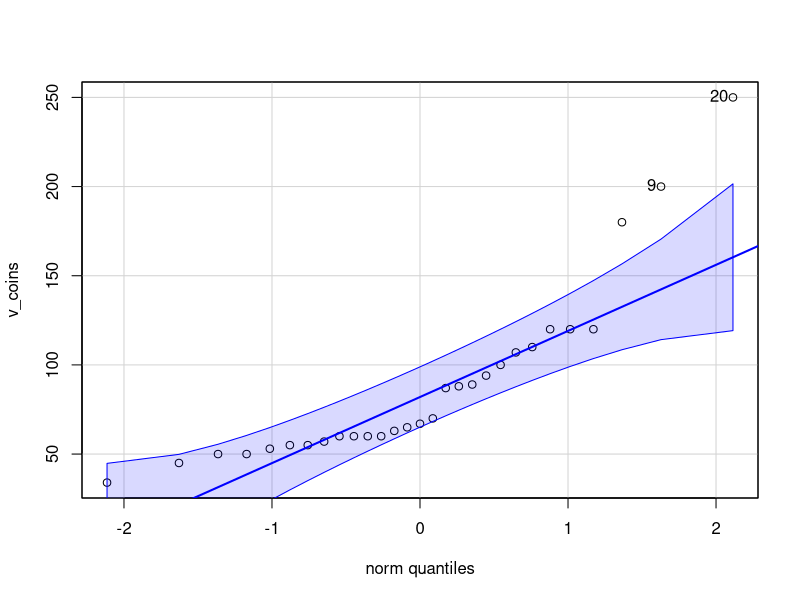
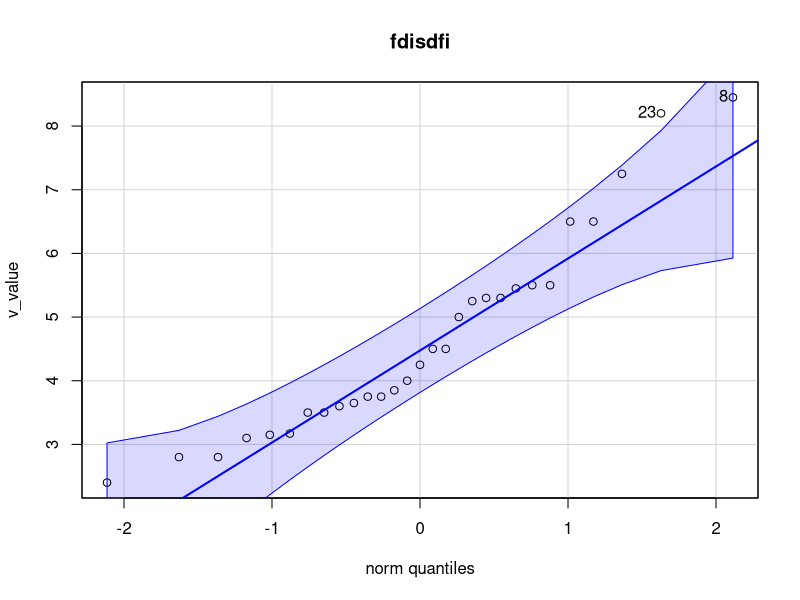
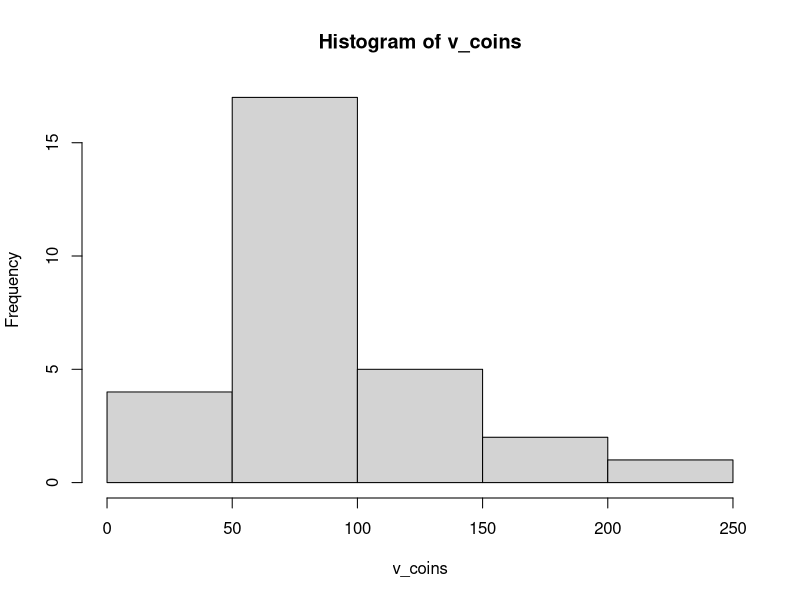
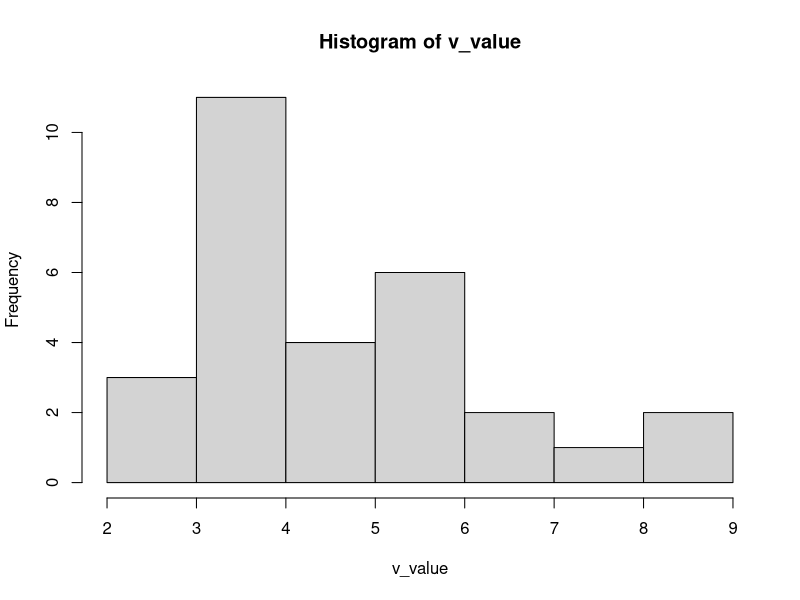

Recreate these plots in R, in order.
  if (!require(readr, quietly = TRUE)){
    install.packages("readr")
  }
  if (!require(car, quietly = TRUE)){
    install.packages("car")
  }
  if (!require(lmtest, quietly = TRUE)){
    install.packages("lmtest")
  }
  
  v_data = readr::read_csv('data.csv')
  v_coins = v_data$coins
  v_value = v_data$value
  
  
  ###
  v_coins.mean = mean(v_coins)
  v_coins.sd = sd(v_coins)
  v_coins.rsd = sd(v_coins)/mean(v_coins)
  n = length(v_coins)
  v_value.mean = mean(v_value)
  v_value.sd = sd(v_value)
  v_value.rsd = sd(v_value)/mean(v_value)
  
  ## normality assumption
  qqPlot(v_coins)
  qqPlot(v_value)
  title("fdisdfi")
  
  hist(v_coins)
  hist(v_value)
  
shapiro.test(v_coins)
shapiro.test(v_value)

#nivel de significancia
alpha<-0.05

## independence assumption
dwtest(v_coins~1)
dwtest(v_value~1)


## inference
t.test(v_coins, mu=130)
t.test(v_value, mu=2.60*3.5)


## 
power.t.test(n=29, delta=10, sd=v_coins.sd, sig.level=0.05, type="one.sample", alternative="two.sided")
power.t.test(power=0.8, delta=5, sd=v_coins.sd, sig.level=0.05, type="one.sample", alternative="two.sided")

power.t.test(n=29, delta=0.05, sd=v_value.sd, sig.level=0.05, type="one.sample", alternative="two.sided")
power.t.test(power=0.8, delta=0.5, sd=v_value.sd, sig.level=0.05, type="one.sample", alternative="two.sided")

